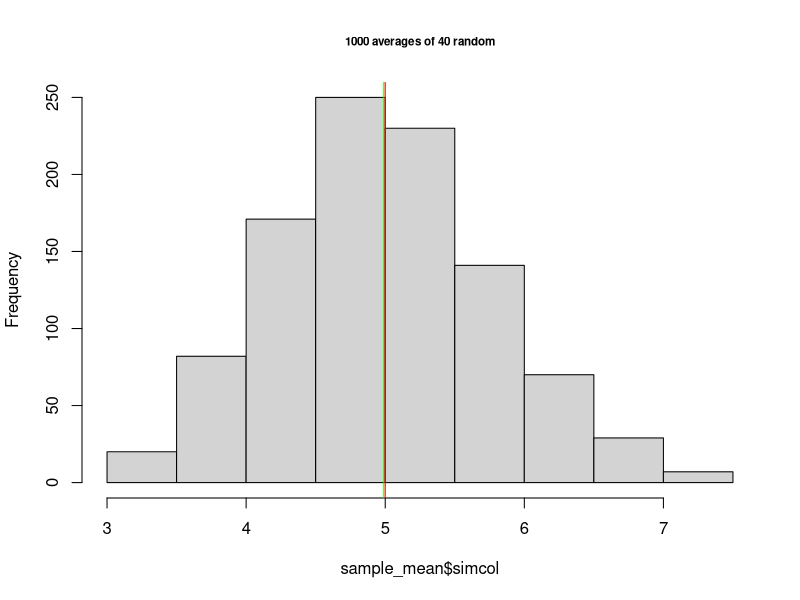
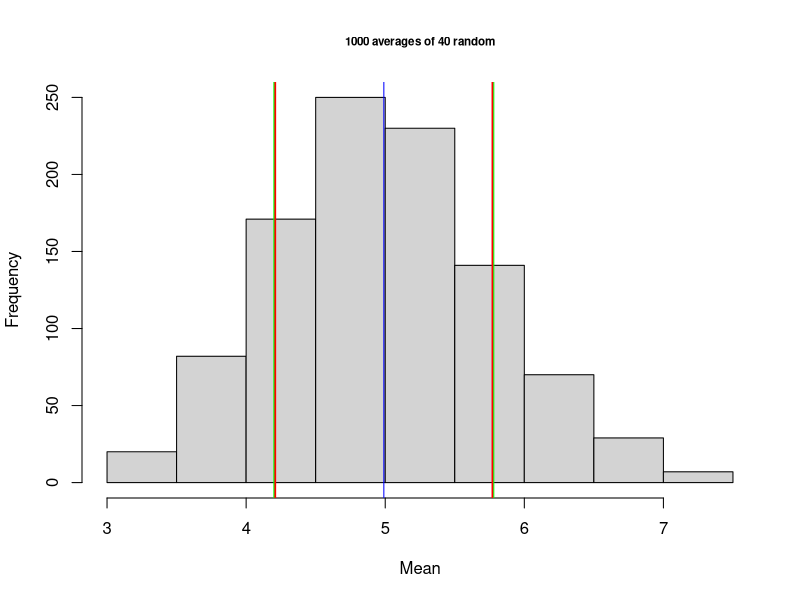
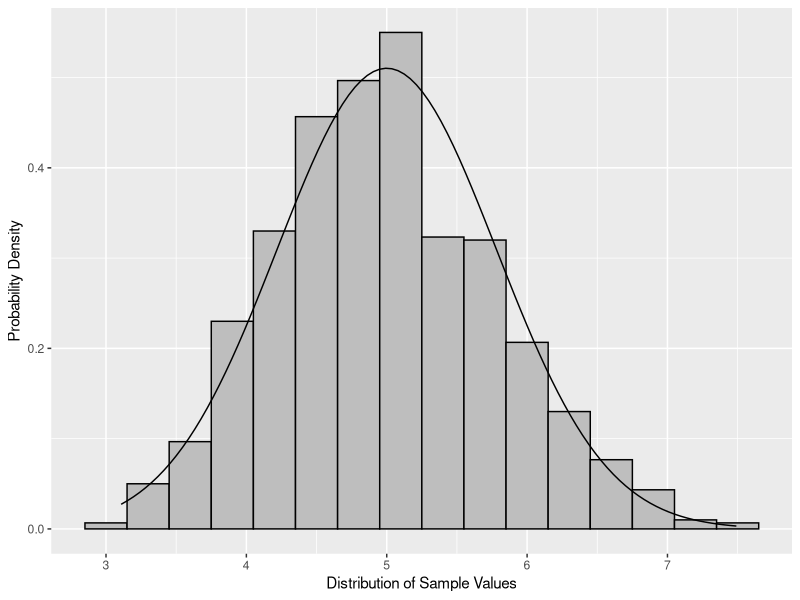

R code for these plots, in order:
## ---- chunk 1
knitr::opts_chunk$set(echo = TRUE)
require('knitr', quietly=TRUE)
opts_chunk$set(dev = 'pdf') 
## ---- chunk 2
getwd()
library(knitr)
library(markdown)
library(rmarkdown)
library(plyr)
library(stats)
library(ggplot2)
library(tidyr)
## ---- chunk 3
set.seed(1) ## reproducible results
lambda <- 0.2 # rate for simulations
n <- 40 # number of samples
simulations <- 1:1000 # suggested
meansd <- 1/0.2 # mean of exponential distribution
sdexp <- 1/0.2 # standard deviatin of exponential distribution
## ---- chunk 4
sample_mean <- data.frame(simcol=sapply(simulations, function(simcol) 
        {mean(rexp(n,lambda))}))
## ---- chunk 5
mean(sample_mean$simcol)
## ---- chunk 6
1/lambda
## ---- chunk 7
hist(sample_mean$simcol, main = "1000 averages of 40 random", cex.main=0.7)
abline(v=mean(sample_mean$simcol),col="green")
abline(v=1/lambda,col="red")
## ---- chunk 8
sd(sample_mean$simcol, na.rm = TRUE) # sd of sample distribution
(1/lambda)/sqrt(40) # sd of theoretical distribution
## ---- chunk 9
## Variance of sample distribution
var(sample_mean$simcol)
## Variance of theoretical distribution
((1/lambda)/sqrt(40))^2
## ---- chunk 10
hist(sample_mean$simcol, main = "1000 averages of 40 random", xlab = "Mean", cex.main=0.7)
abline(v=mean(sample_mean$simcol),col="blue")
## Standard Deviation
abline(v=mean(sample_mean$simcol)+ sd(sample_mean$simcol), col="red", lw=2)
abline(v=mean(sample_mean$simcol)- sd(sample_mean$simcol), col="red", lw=2)
## Theoretical SD
abline(v=mean(sample_mean$simcol)+sqrt(sdexp^2/n), col = "green")
abline(v=mean(sample_mean$simcol)-sqrt(sdexp^2/n), col = "green")
## ---- chunk 11
g <- ggplot(data = sample_mean, aes(x = simcol))
g <- g + geom_histogram(aes(y = ..density..), fill = I('grey'), binwidth = 0.30, color = I('black')) 
g <- g + xlab("Distribution of Sample Values") + ylab("Probability Density") 
g <- g + stat_function(fun = dnorm, args = list(mean = 5, sd = sd(sample_mean$simcol)))
g
